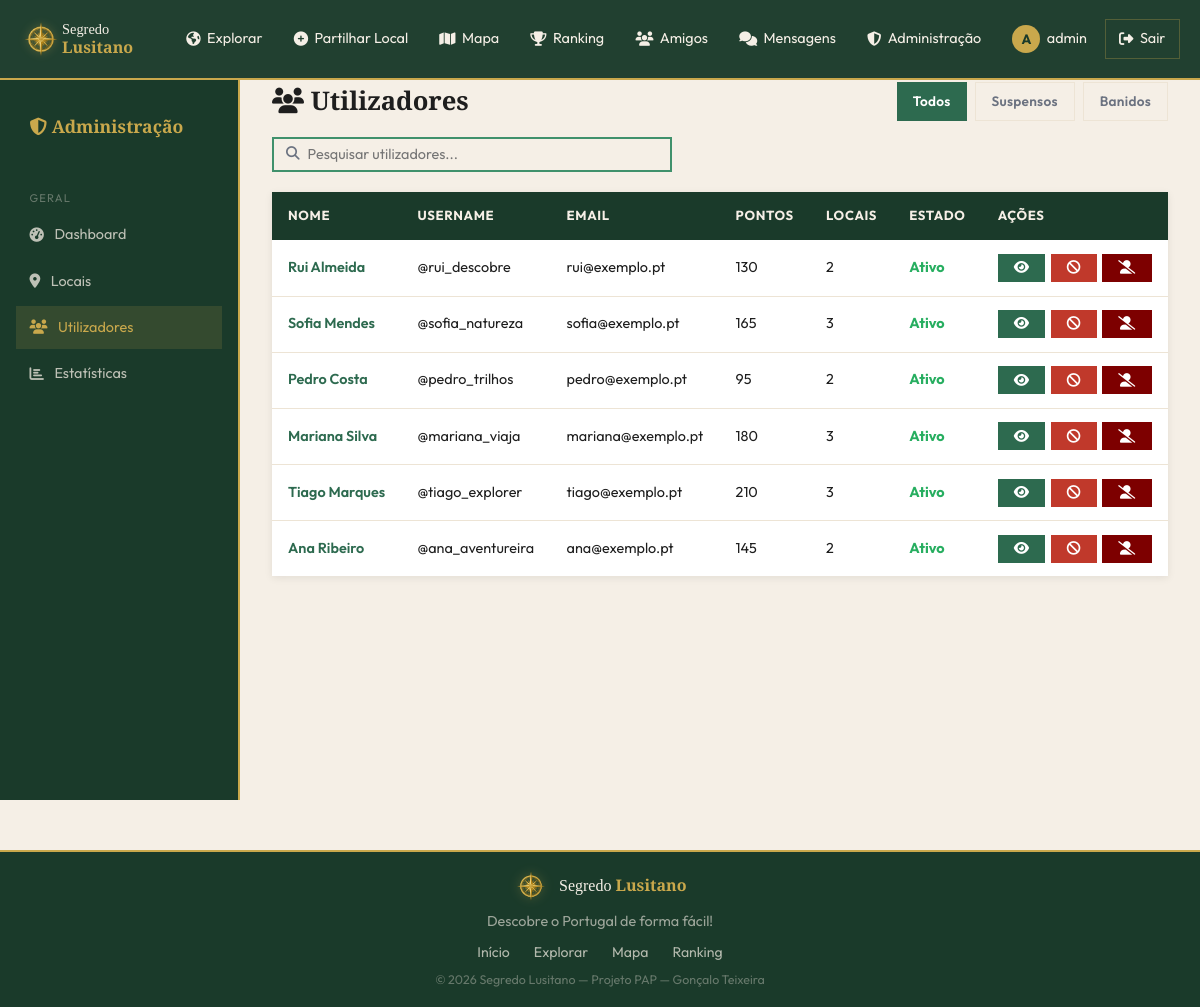
Before: /admin/utilizadores.php (signed in) with the older database file.
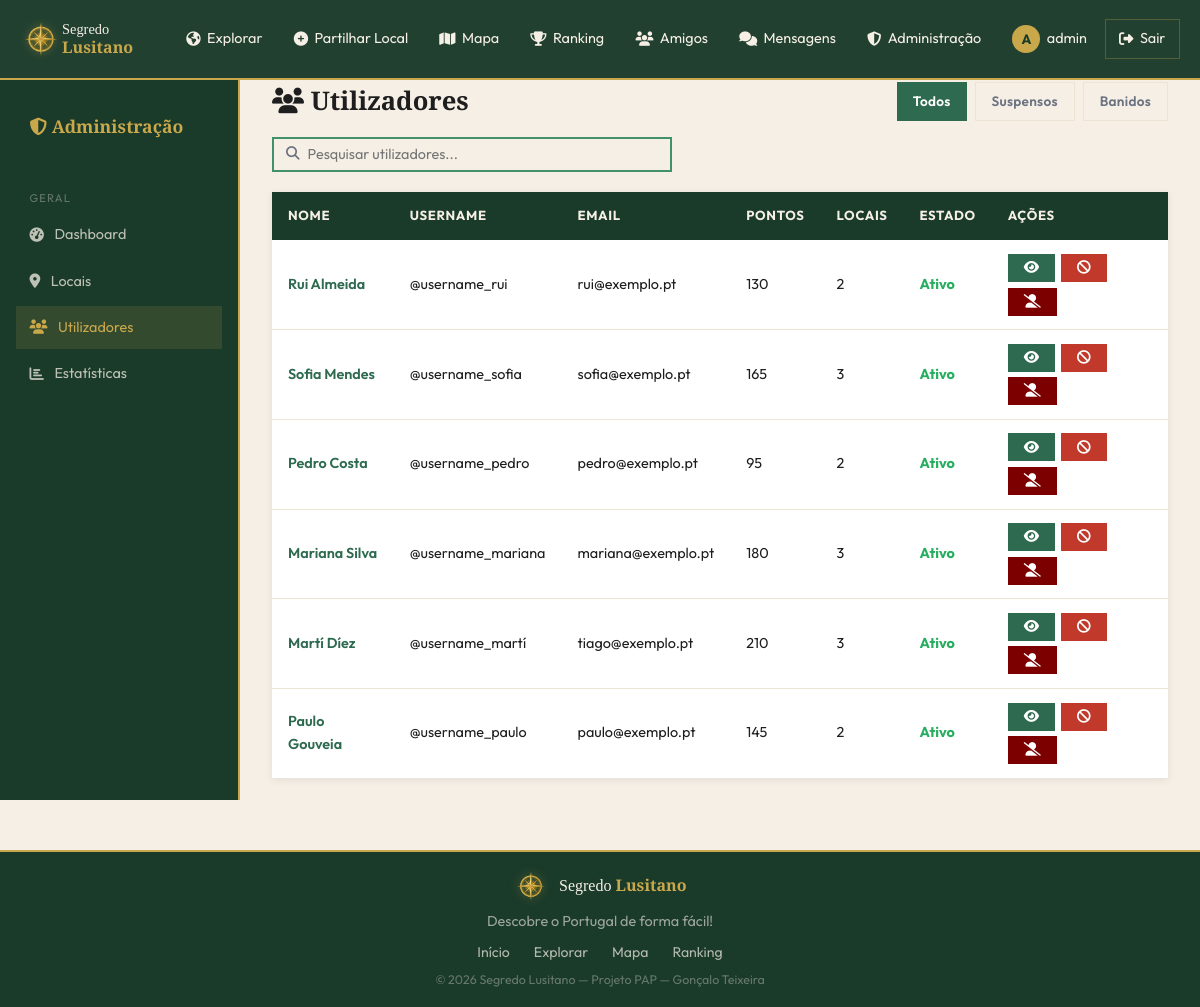
After: the same page with the newer database file.
### tables this page shows
CREATE TABLE utilizadores (
    id INT AUTO_INCREMENT PRIMARY KEY,
    nome VARCHAR(100) NOT NULL,
    username VARCHAR(50) NOT NULL UNIQUE,
    email VARCHAR(150) NOT NULL UNIQUE,
    password VARCHAR(255) NOT NULL,
    avatar VARCHAR(255) DEFAULT NULL,
    bio TEXT DEFAULT NULL,
    pontos INT DEFAULT 0,
    role ENUM('user','admin', '[deleted]') DEFAULT 'user',
    ativo TINYINT(1) DEFAULT 1,
    verificado TINYINT(1) DEFAULT 0,
    privado TINYINT(1) DEFAULT 0,
    tipo_auth ENUM('email','google','github') DEFAULT 'email',
    termos_aceites_em DATETIME NULL,
    criado_em DATETIME DEFAULT CURRENT_TIMESTAMP
);

### includes/config.php (called while the page is built, shortened)
<?php
function db(): PDO {
    static $pdo = null;
    if ($pdo === null) {
        $dsn = 'mysql:host=' . DB_HOST . ';dbname=' . DB_NAME . ';charset=utf8mb4';
        $options = [
            PDO::ATTR_ERRMODE            => PDO::ERRMODE_EXCEPTION,
            PDO::ATTR_DEFAULT_FETCH_MODE => PDO::FETCH_ASSOC,
            PDO::ATTR_EMULATE_PREPARES   => false,
        ];
        $pdo = new PDO($dsn, DB_USER, DB_PASS, $options);
    }
    return $pdo;
}

### includes/auth.php (called while the page is built, shortened)
<?php
require_once __DIR__ . '/config.php';
function h(string $s): string {
    return htmlspecialchars($s, ENT_QUOTES, 'UTF-8');
}

### admin/utilizadores.php (the view, shortened to what the changed rows need)
<?php
require_once dirname(__DIR__) . '/includes/functions.php';
$filtro   = $_GET['filtro'] ?? 'todos';
$pesquisa = trim($_GET['q'] ?? '');
if ($filtro === 'banidos') {
    $where  = '';
    $params = [];
    if ($pesquisa) {
        $where  = 'WHERE nome LIKE ? OR username LIKE ? OR email LIKE ?';
        $params = ["%$pesquisa%", "%$pesquisa%", "%$pesquisa%"];
    }
    $st = db()->prepare("SELECT * FROM banidos $where ORDER BY banido_em DESC");
    $st->execute($params);
    $banidos = $st->fetchAll();
    $users   = [];
} else {
    $banidos = [];
    if ($filtro === 'suspensos') {
        $where = 'WHERE u.ativo = 0 AND u.role = "user"';
    } else {
        $where = 'WHERE u.role = "user"';
    }
    $params = [];
    $st = db()->prepare(
        "SELECT u.*,
                (SELECT COUNT(*) FROM locais WHERE utilizador_id = u.id AND estado = 'aprovado') AS total_locais
         FROM utilizadores u
         $where
         ORDER BY u.criado_em DESC"
    );
    $st->execute($params);
    $users = $st->fetchAll();
}
$motivos_ban = [
    'spam'                  => 'Spam',
    'comportamento_abusivo' => 'Comportamento abusivo',
    'conteudo_inapropriado' => 'Conteúdo inapropriado',
    'fraude'                => 'Fraude',
    'outro'                 => 'Outro',
];
include dirname(__DIR__) . '/includes/header.php';
?>
<div class="page-content">
<div class="admin-wrapper">
  <main class="admin-content">
    <div style="display:flex;align-items:center;justify-content:space-between;margin-bottom:1rem;flex-wrap:wrap;gap:1rem;">
      <h1 class="admin-title" style="margin:0;"><i class="fas fa-users"></i>  Utilizadores</h1>
    </div>
    <?php if ($filtro === 'banidos'): ?>
    <table class="data-table">
      <thead>
        <tr>
          <th>Nome</th>
          <th>Username</th>
          <th>Email</th>
          <th>Motivo</th>
          <th>Banido em</th>
          <th>Ações</th>
        </tr>
      </thead>
      <tbody>
        <?php foreach ($banidos as $b): ?>
        <tr>
          <td><?= h($b['nome']) ?></td>
          <td>@<?= h($b['username']) ?></td>
          <td><?= h($b['email']) ?></td>
          <td><?= h($motivos_ban[$b['motivo']] ?? $b['motivo']) ?></td>
          <td><?= date('d/m/Y H:i', strtotime($b['banido_em'])) ?></td>
          <td>
            <a href="?desbanir=<?= $b['id'] ?>"
               class="btn btn-sm btn-primary"
               onclick="return confirm('Tens a certeza que queres desbanir <?= h($b['nome']) ?>?')"
               title="Desbanir">
              <i class="fas fa-user-check"></i> Desbanir
            </a>
          </td>
        </tr>
        <?php endforeach; ?>
        <?php if (!$banidos): ?>
          <tr><td colspan="6" style="text-align:center;color:var(--texto-muted);padding:2rem;">Nenhum utilizador banido.</td></tr>
        <?php endif; ?>
      </tbody>
    </table>
    <?php else: ?>
    <table class="data-table">
      <thead>
        <tr>
          <th>Nome</th>
          <th>Username</th>
          <th>Email</th>
          <th>Pontos</th>
          <th>Locais</th>
          <th>Estado</th>
          <th>Ações</th>
        </tr>
      </thead>
      <tbody>
        <?php foreach ($users as $u): ?>
        <tr>
          <td>
            <a href="<?= SITE_URL ?>/pages/perfil.php?id=<?= $u['id'] ?>" style="color:var(--verde);font-weight:600;">
              <?= h($u['nome']) ?>
            </a>
          </td>
          <td>@<?= h($u['username']) ?></td>
          <td><?= h($u['email']) ?></td>
          <td><?= number_format((int)$u['pontos']) ?></td>
          <td><?= (int)$u['total_locais'] ?></td>
          <td>
            <span style="color:<?= $u['ativo'] ? '#27ae60' : '#e74c3c' ?>;font-weight:700;">
              <?= $u['ativo'] ? 'Ativo' : 'Suspenso' ?>
            </span>
          </td>
          <td>
            <div style="display:flex;gap:.35rem;flex-wrap:wrap;align-items:center;">
              <a href="<?= SITE_URL ?>/pages/perfil.php?id=<?= $u['id'] ?>"
                 class="btn btn-sm btn-verde" title="Ver perfil">
                <i class="fas fa-eye"></i>
              </a>
              <?php if ($u['role'] !== 'admin'): ?>
                <a href="?toggle=<?= $u['id'] ?>&filtro=<?= h($filtro) ?><?= $pesquisa ? '&q=' . urlencode($pesquisa) : '' ?>"
                   class="btn btn-sm <?= $u['ativo'] ? 'btn-danger' : 'btn-primary' ?>"
                   title="<?= $u['ativo'] ? 'Suspender conta' : 'Reativar conta' ?>">
                  <i class="fas fa-<?= $u['ativo'] ? 'ban' : 'check' ?>"></i>
                </a>
                <button onclick="abrirModalBan(<?= $u['id'] ?>, '<?= h($u['nome']) ?>')"
                        class="btn btn-sm"
                        title="Banir utilizador"
                        style="background:#7d0000;color:#fff;display:inline-flex;align-items:center;justify-content:center;">
                  <i class="fas fa-user-alt-slash"></i>
                </button>
              <?php endif; ?>
            </div>
          </td>
        </tr>
        <?php endforeach; ?>
      </tbody>
    </table>
    <?php endif; ?>
  </main>
</div>
</div>
<?php include dirname(__DIR__) . '/includes/footer.php'; ?>

Changed rows visible on the page:
changed utilizadores "Rui Almeida": username "rui_descobre" → "username_rui"
changed utilizadores "Sofia Mendes": username "sofia_natureza" → "username_sofia"
changed utilizadores "Pedro Costa": username "pedro_trilhos" → "username_pedro"
changed utilizadores "Mariana Silva": username "mariana_viaja" → "username_mariana"
changed utilizadores "tiago@exemplo.pt": nome "Tiago Marques" → "Martí Díez"; username "tiago_explorer" → "username_martí"
changed utilizadores: nome "Ana Ribeiro" → "Paulo Gouveia"; username "ana_aventureira" → "username_paulo"; email "ana@exemplo.pt" → "paulo@exemplo.pt"
